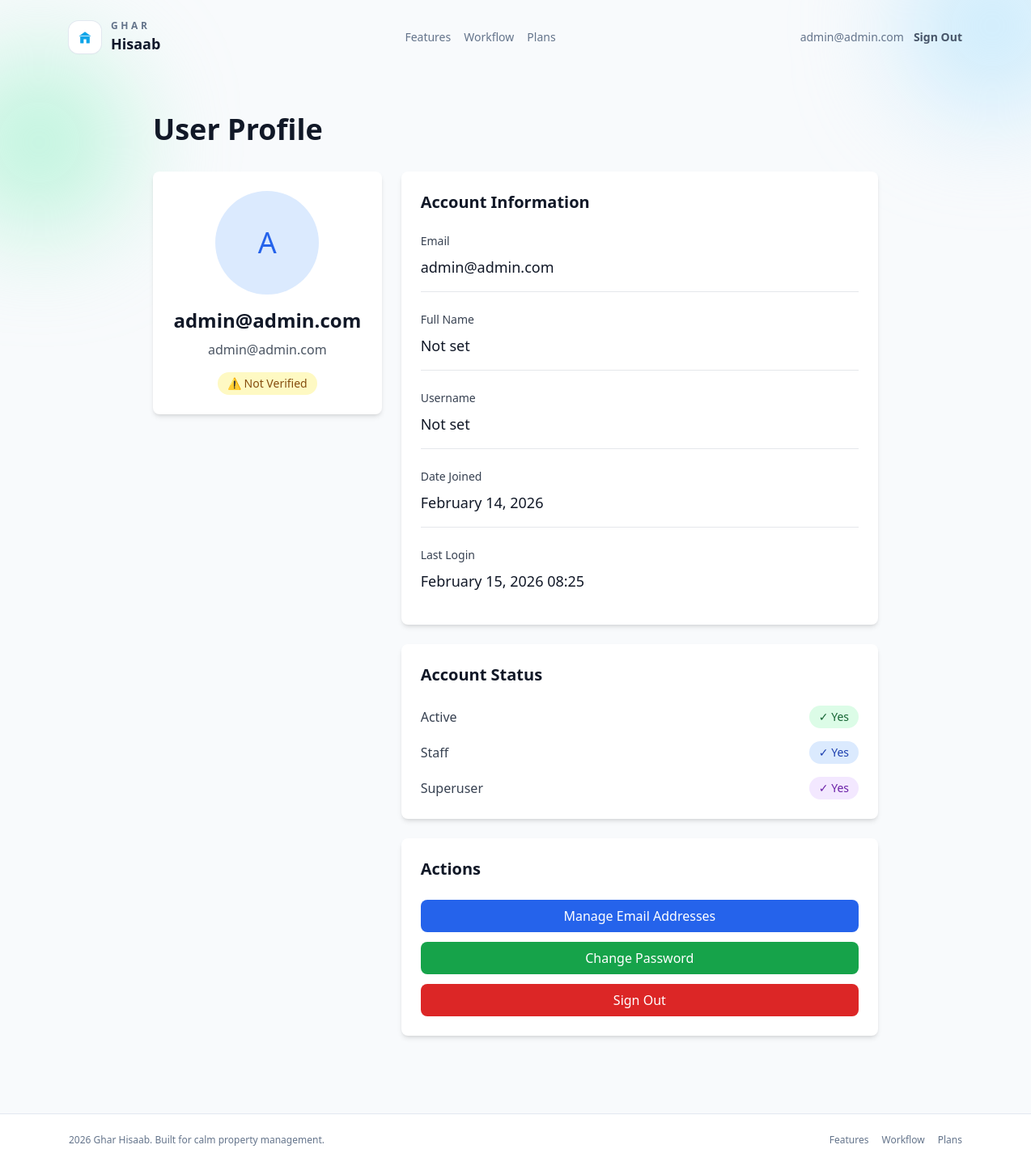
The app's page /api/accounts/profile/ (signed in), older data.
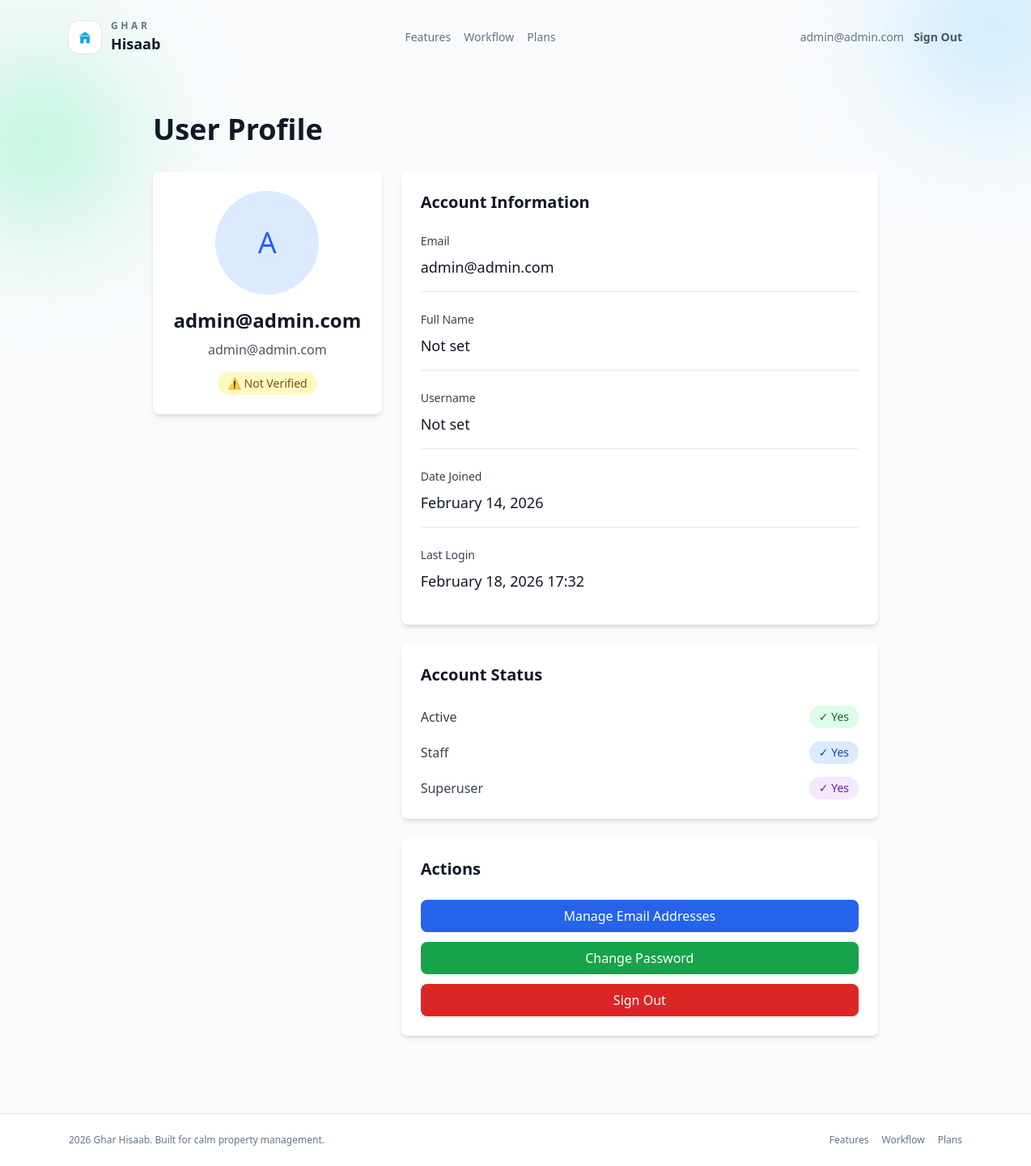
The same page, newer data.
### accounts/models.py (models this page shows, shortened)
class User(AbstractUser):
    username = None  # 🔥 VERY IMPORTANT — remove username field
    email = models.EmailField(unique=True, max_length=254)
    profile_image = models.ImageField(upload_to="profile_images/", null=True, blank=True)
    is_verified = models.BooleanField(default=False)
    objects = UserManager()
    USERNAME_FIELD = "email"
    REQUIRED_FIELDS = []

### accounts/views.py (the view)
# urls.py: path("profile/", ProfileView.as_view(), name="profile"),
@method_decorator(login_required, name='dispatch')
class ProfileView(TemplateView):
    template_name = 'account/profile.html'
    def get_context_data(self, **kwargs):
        context = super().get_context_data(**kwargs)
        context['user'] = self.request.user
        return context

### templates/account/profile.html (shortened to what this page needs)
{% extends "base.html" %}
{% load i18n %}
{% block content %}
<div class="max-w-4xl mx-auto">
    <div class="mb-8">
        <h1 class="text-4xl font-bold text-gray-900">{% trans "User Profile" %}</h1>
    </div>
    <div class="grid grid-cols-1 md:grid-cols-3 gap-6">
        <div class="md:col-span-1">
            <div class="bg-white rounded-lg shadow-md p-6">
                <div class="text-center">
                    {% if user.profile_image %}
                        <img src="{{ user.profile_image.url }}" alt="Profile" class="w-32 h-32 rounded-full mx-auto object-cover mb-4">
                    {% else %}
                        <div class="w-32 h-32 rounded-full mx-auto bg-blue-100 flex items-center justify-center mb-4">
                            <span class="text-4xl text-blue-600">{{ user.email|first|upper }}</span>
                        </div>
                    {% endif %}
                    <h2 class="text-2xl font-bold text-gray-900">{{ user.get_full_name|default:user.email }}</h2>
                    <p class="text-gray-600 mt-2">{{ user.email }}</p>
                    {% if user.is_verified %}
                        <div class="mt-4">
                            <span class="inline-block bg-green-100 text-green-800 px-3 py-1 rounded-full text-sm font-medium">
                                ✓ {% trans "Verified" %}
                            </span>
                        </div>
                    {% else %}
                        <div class="mt-4">
                            <span class="inline-block bg-yellow-100 text-yellow-800 px-3 py-1 rounded-full text-sm font-medium">
                                ⚠ {% trans "Not Verified" %}
                            </span>
                        </div>
                    {% endif %}
                </div>
            </div>
        </div>
        <div class="md:col-span-2">
            <div class="bg-white rounded-lg shadow-md p-6 mb-6">
                <h3 class="text-xl font-bold text-gray-900 mb-6">{% trans "Account Information" %}</h3>
                <div class="space-y-6">
                    <div class="border-b pb-4">
                        <label class="block text-sm font-medium text-gray-700 mb-2">{% trans "Email" %}</label>
                        <p class="text-gray-900 text-lg">{{ user.email }}</p>
                    </div>
                    <div class="border-b pb-4">
                        <label class="block text-sm font-medium text-gray-700 mb-2">{% trans "Full Name" %}</label>
                        <p class="text-gray-900 text-lg">{{ user.get_full_name|default:"Not set" }}</p>
                    </div>
                    <div class="border-b pb-4">
                        <label class="block text-sm font-medium text-gray-700 mb-2">{% trans "Username" %}</label>
                        <p class="text-gray-900 text-lg">{{ user.username|default:"Not set" }}</p>
                    </div>
                    <div class="border-b pb-4">
                        <label class="block text-sm font-medium text-gray-700 mb-2">{% trans "Date Joined" %}</label>
                        <p class="text-gray-900 text-lg">{{ user.date_joined|date:"F d, Y" }}</p>
                    </div>
                    <div class="pb-4">
                        <label class="block text-sm font-medium text-gray-700 mb-2">{% trans "Last Login" %}</label>
                        <p class="text-gray-900 text-lg">
                            {% if user.last_login %}
                                {{ user.last_login|date:"F d, Y H:i" }}
                            {% else %}
                                {% trans "Never" %}
                            {% endif %}
                        </p>
                    </div>
                </div>
            </div>
            <div class="bg-white rounded-lg shadow-md p-6 mb-6">
                <h3 class="text-xl font-bold text-gray-900 mb-6">{% trans "Account Status" %}</h3>
                <div class="space-y-4">
                    <div class="flex items-center justify-between">
                        <span class="text-gray-700">{% trans "Active" %}</span>
                        <span class="px-3 py-1 rounded-full {% if user.is_active %}bg-green-100 text-green-800{% else %}bg-red-100 text-red-800{% endif %} text-sm font-medium">
                            {% if user.is_active %}✓ {% trans "Yes" %}{% else %}✗ {% trans "No" %}{% endif %}
                        </span>
                    </div>
                    <div class="flex items-center justify-between">
                        <span class="text-gray-700">{% trans "Staff" %}</span>
                        <span class="px-3 py-1 rounded-full {% if user.is_staff %}bg-blue-100 text-blue-800{% else %}bg-gray-100 text-gray-800{% endif %} text-sm font-medium">
                            {% if user.is_staff %}✓ {% trans "Yes" %}{% else %}✗ {% trans "No" %}{% endif %}
                        </span>
                    </div>
                    <div class="flex items-center justify-between">
                        <span class="text-gray-700">{% trans "Superuser" %}</span>
                        <span class="px-3 py-1 rounded-full {% if user.is_superuser %}bg-purple-100 text-purple-800{% else %}bg-gray-100 text-gray-800{% endif %} text-sm font-medium">
                            {% if user.is_superuser %}✓ {% trans "Yes" %}{% else %}✗ {% trans "No" %}{% endif %}
                        </span>
                    </div>
                </div>
            </div>
            <div class="bg-white rounded-lg shadow-md p-6">
                <h3 class="text-xl font-bold text-gray-900 mb-6">{% trans "Actions" %}</h3>
                <div class="space-y-3">
                    <a href="{% url 'account_email' %}" class="block w-full text-center bg-blue-600 text-white px-4 py-2 rounded-lg hover:bg-blue-700 transition">
                        {% trans "Manage Email Addresses" %}
                    </a>
                    <a href="{% url 'account_change_password' %}" class="block w-full text-center bg-green-600 text-white px-4 py-2 rounded-lg hover:bg-green-700 transition">
                        {% trans "Change Password" %}
                    </a>
                    <a href="{% url 'account_logout' %}" class="block w-full text-center bg-red-600 text-white px-4 py-2 rounded-lg hover:bg-red-700 transition">
                        {% trans "Sign Out" %}
                    </a>
                </div>
            </div>
        </div>
    </div>
</div>
{% endblock %}

### templates/base.html (shortened to what this page needs)
<!DOCTYPE html>
<html lang="en">
<head>
    <script src="https://cdn.tailwindcss.com"></script>
</head>
<body class="bg-slate-50 text-slate-900">
    <header class="relative">
        <div class="absolute inset-0 -z-10">
            <div class="absolute -top-20 -right-16 h-56 w-56 rounded-full bg-sky-200/70 blur-3xl"></div>
            <div class="absolute top-16 -left-16 h-56 w-56 rounded-full bg-emerald-200/70 blur-3xl"></div>
        </div>
        <nav class="mx-auto flex max-w-6xl items-center justify-between px-6 py-6">
            <div class="flex items-center gap-3">
                <div class="flex h-10 w-10 items-center justify-center rounded-xl bg-white ring-1 ring-slate-200 shadow-sm">
                    <svg class="h-5 w-5 text-sky-500" aria-hidden="true" xmlns="http://www.w3.org/2000/svg" viewBox="0 0 24 24" fill="currentColor">
                        <path d="M3 10.5 12 4l9 6.5M5 9.5V20a1 1 0 0 0 1 1h4v-6h4v6h4a1 1 0 0 0 1-1V9.5"/>
                    </svg>
                </div>
                <div>
                    <p class="text-xs font-semibold tracking-[0.3em] text-slate-500">GHAR</p>
                    <p class="text-lg font-semibold">Hisaab</p>
                </div>
            </div>
            <div class="hidden items-center gap-4 sm:flex">
                <a href="/#features" class="text-sm text-slate-500 hover:text-slate-900">Features</a>
                <a href="/#workflow" class="text-sm text-slate-500 hover:text-slate-900">Workflow</a>
                <a href="/#pricing" class="text-sm text-slate-500 hover:text-slate-900">Plans</a>
            </div>
            <div class="flex items-center gap-3">
                {% if user.is_authenticated %}
                    <span class="hidden text-sm text-slate-500 sm:block">{{ user.email }}</span>
                    <a href="{% url 'account_logout' %}" class="text-sm font-semibold text-slate-600 hover:text-slate-900">
                        Sign Out
                    </a>
                {% endif %}
            </div>
        </nav>
    </header>
    <main class="mx-auto max-w-6xl px-6 py-12">
        {% block content %}{% endblock %}
    </main>
    <footer class="border-t border-slate-200 bg-white mt-12">
        <div class="mx-auto flex max-w-6xl flex-wrap items-center justify-between gap-4 px-6 py-6 text-xs text-slate-500">
            <p>2026 Ghar Hisaab. Built for calm property management.</p>
            <div class="flex gap-4">
                <a href="/#features" class="hover:text-slate-900">Features</a>
                <a href="/#workflow" class="hover:text-slate-900">Workflow</a>
                <a href="/#pricing" class="hover:text-slate-900">Plans</a>
            </div>
        </div>
    </footer>
</body>
</html>

Row changes from the older to the newer data that the page shows:
changed User "admin@admin.com": last_login "February 15, 2026 08:25" → "February 18, 2026 17:32"
